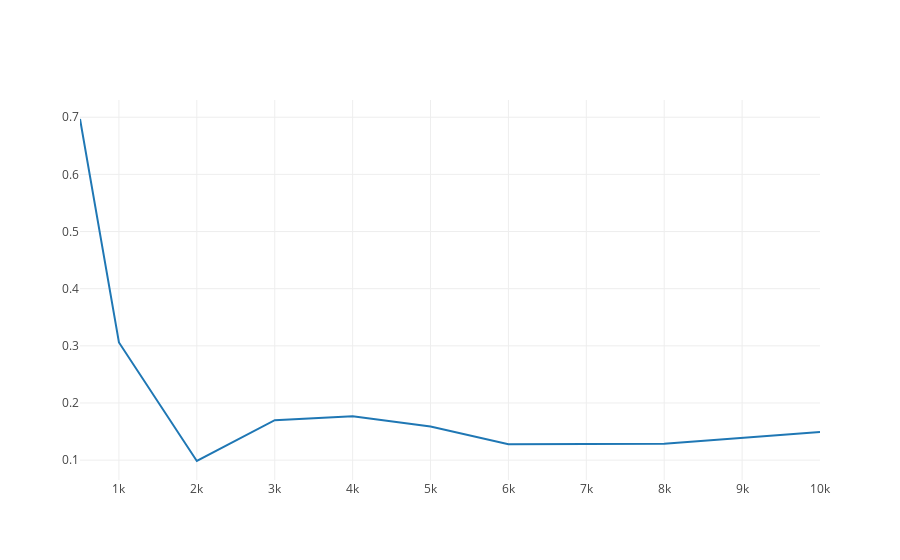

Notebook code for this chart:
### Code cell
import plotly.plotly as py
import plotly.graph_objs as go
from plotly.offline import download_plotlyjs, init_notebook_mode, plot, iplot
init_notebook_mode(connected=True)

trace0 = go.Scatter(
    x = df_10['n'],
    y = df_10['rmse'],
    mode = 'lines',
    name = 'k = 10'
)
trace1 = go.Scatter(
    x = df_500['n'],
    y = df_500['rmse'],
    mode = 'lines',
    name = 'k = 500'
)
trace2 = go.Scatter(
    x = df_1000['n'],
    y = df_1000['rmse'],
    mode = 'lines',
    name = 'k = 1000'
)

data = [trace0]
layout = go.Layout(
#     xaxis=dict(
#         type='log',
#         autorange=True
#     ),
    yaxis=dict(
#         tickmode='linear',
#         ticks='outside',
#         range=[0, 1]
#         dtick=0.25,
#         ticklen=8,
#         tickwidth=4,
#         tickcolor='#000'
#         type='log',
#         autorange=True
#         ticklen=8
    )
)
fig = go.Figure(data=data, layout=layout)
iplot(fig, filename='scatter-mode')

### Figure 1 — Plotly figure (JSON) as saved in the notebook; plotly's stock layout.template omitted (floating-point values rounded to 4 significant figures)
{"data": [{"mode": "lines", "name": "k = 10", "type": "scatter", "uid": "d2d554b8-fb82-11e8-add0-acde48001122", "x": [500, 1000, 2000, 3000, 4000, 5000, 6000, 8000, 10000], "y": [0.6969, 0.3059, 0.09848, 0.1699, 0.1768, 0.1588, 0.1278, 0.1287, 0.149]}], "layout": {}}
